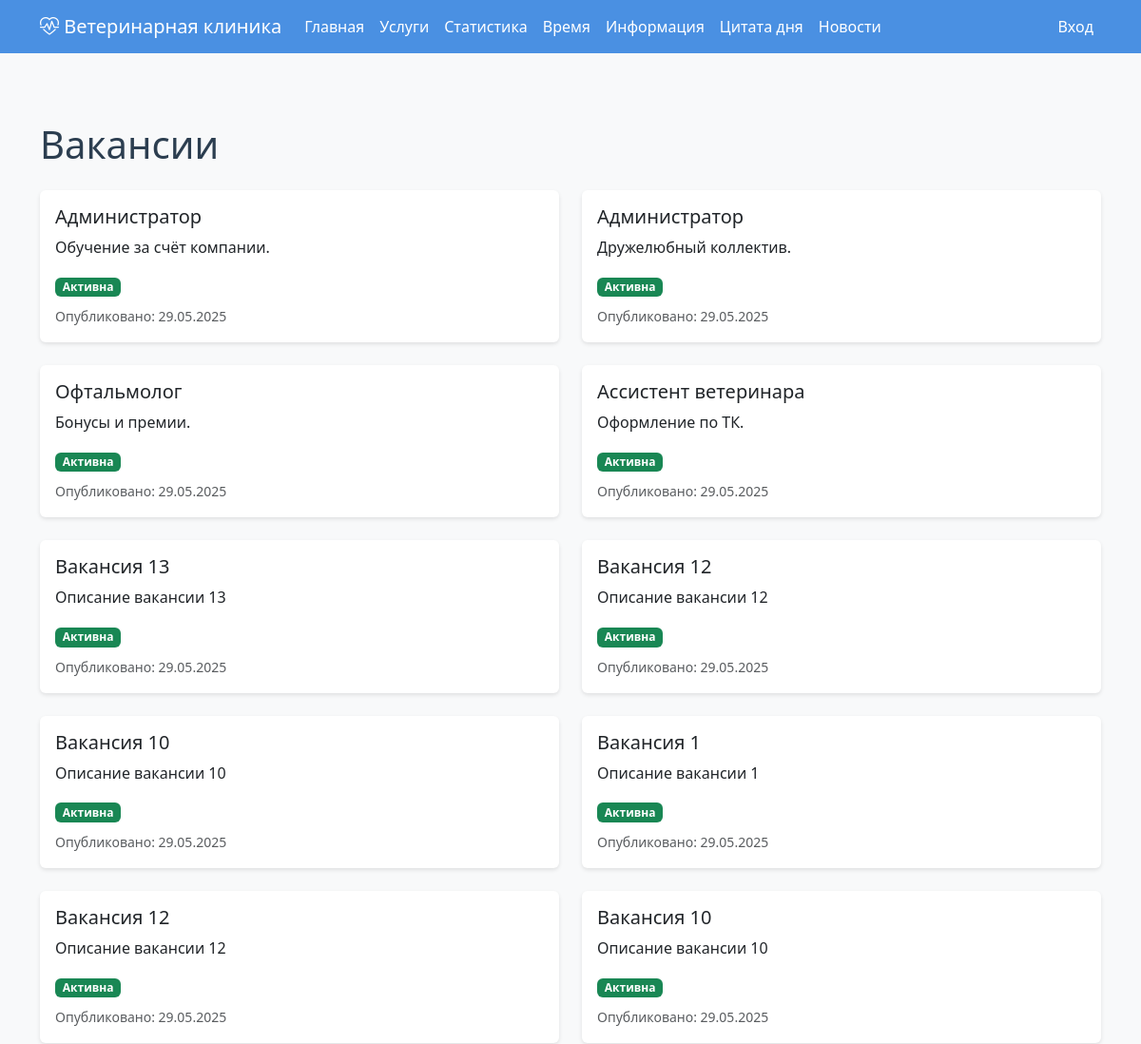
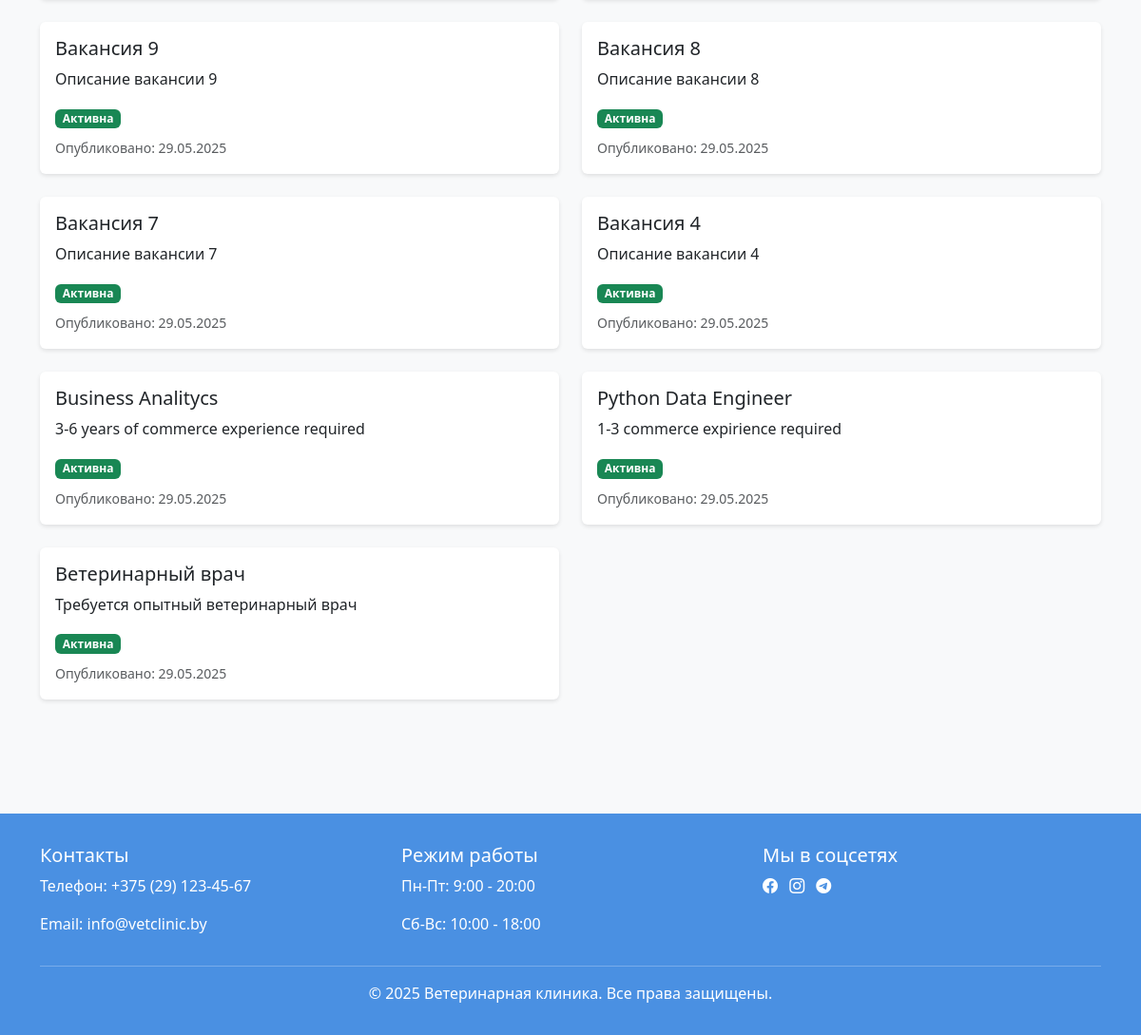
Page /vacancies/ on the committed database (2 pictures, top to bottom).
### main/models.py (models this page shows, shortened)
class Vacancy(models.Model):
    title = models.CharField(max_length=200, verbose_name='Заголовок')
    description = models.TextField(verbose_name='Описание')
    is_active = models.BooleanField(default=True, verbose_name='Активна')
    published_at = models.DateTimeField(auto_now_add=True, verbose_name='Дата публикации')
    created_at = models.DateTimeField(auto_now_add=True, verbose_name='Добавлено', null=True, blank=True)
    updated_at = models.DateTimeField(auto_now=True, verbose_name='Изменено', null=True, blank=True)
    class Meta:
        verbose_name = 'Вакансия'
        verbose_name_plural = 'Вакансии'

### main/views.py (the view)
# urls.py: path('vacancies/', views.vacancies, name='vacancies'),
def vacancies(request):
    vacancies = Vacancy.objects.filter(is_active=True).order_by('-published_at')
    return render(request, 'main/vacancies.html', {'vacancies': vacancies})

### main/templates/main/vacancies.html (shortened to what this page needs)
{% extends 'base.html' %}
{% block content %}
<div class="container py-5">
    <h1 class="mb-4">Вакансии</h1>
    <div class="row">
        {% for vacancy in vacancies %}
        <div class="col-md-6 mb-4">
            <div class="card h-100">
                <div class="card-body">
                    <h5 class="card-title">{{ vacancy.title }}</h5>
                    <p class="card-text">{{ vacancy.description }}</p>
                    {% if vacancy.is_active %}
                    <span class="badge bg-success">Активна</span>
                    {% else %}
                    <span class="badge bg-secondary">Закрыта</span>
                    {% endif %}
                    <div class="mt-2">
                        <small class="text-muted">Опубликовано: {{ vacancy.published_at|date:"d.m.Y" }}</small>
                    </div>
                </div>
            </div>
        </div>
        {% empty %}
        <div class="col-12">
            <div class="alert alert-info">
                В данный момент нет открытых вакансий.
            </div>
        </div>
        {% endfor %}
    </div>
</div>
{% endblock %}

### templates/base.html (style rules this page uses)
:root { --primary-color: #4a90e2; --secondary-color: #f39c12; --accent-color: #2ecc71; --background-color: #f8f9fa; --text-color: #2c3e50; }
body { background-color: var(--background-color); color: var(--text-color); }
.card { border: none; box-shadow: 0 2px 4px rgba(0,0,0,0.1); transition: transform 0.3s ease; }

### rows in the picture
Vacancy: title "Администратор", description "Обучение за счёт компании.", is_active "Активна", published_at "29.05.2025"
Vacancy: title "Администратор", description "Дружелюбный коллектив.", is_active "Активна", published_at "29.05.2025"
Vacancy: title "Офтальмолог", description "Бонусы и премии.", is_active "Активна", published_at "29.05.2025"
Vacancy: title "Ассистент ветеринара", description "Оформление по ТК.", is_active "Активна", published_at "29.05.2025"
Vacancy: title "Вакансия 13", description "Описание вакансии 13", is_active "Активна", published_at "29.05.2025"
Vacancy: title "Вакансия 12", description "Описание вакансии 12", is_active "Активна", published_at "29.05.2025"
Vacancy: title "Вакансия 10", description "Описание вакансии 10", is_active "Активна", published_at "29.05.2025"
Vacancy: title "Вакансия 1", description "Описание вакансии 1", is_active "Активна", published_at "29.05.2025"
Vacancy: title "Вакансия 12", description "Описание вакансии 12", is_active "Активна", published_at "29.05.2025"
Vacancy: title "Вакансия 10", description "Описание вакансии 10", is_active "Активна", published_at "29.05.2025"
Vacancy: title "Вакансия 9", description "Описание вакансии 9", is_active "Активна", published_at "29.05.2025"
Vacancy: title "Вакансия 8", description "Описание вакансии 8", is_active "Активна", published_at "29.05.2025"
Vacancy: title "Вакансия 7", description "Описание вакансии 7", is_active "Активна", published_at "29.05.2025"
Vacancy: title "Вакансия 4", description "Описание вакансии 4", is_active "Активна", published_at "29.05.2025"
Vacancy: title "Business Analitycs", description "3-6 years of commerce experience required", is_active "Активна", published_at "29.05.2025"
Vacancy: title "Python Data Engineer", description "1-3 commerce expirience required", is_active "Активна", published_at "29.05.2025"
Vacancy: title "Ветеринарный врач", description "Требуется опытный ветеринарный врач", is_active "Активна", published_at "29.05.2025"
